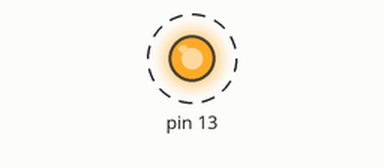
This sketch was run on a simulated Arduino Uno, built with avr-gcc and run on an emulated ATmega328P. On the bench: output pins drawn as LEDs (lit = HIGH). Dashed ring = blinking.

Above: at 0.2 s.
Timing chart, 0 to 3.0 s (numbered marks = the images above):
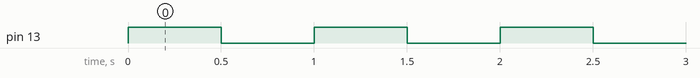

The sketch:

copilot-code.ino
```cpp
#include "LEDController.h"

void setup() {
  initLED(13);  // Initialize pin 13 as output
}

void loop() {
  blinkLED(13, 500);  // Blink LED on pin 13 every 500ms
}
```

LEDController.cpp
```cpp
#include <Arduino.h>
#include "LEDController.h"

void initLED(int pin) {
  pinMode(pin, OUTPUT);
}

void blinkLED(int pin, int delayTime) {
  digitalWrite(pin, HIGH);
  delay(delayTime);
  digitalWrite(pin, LOW);
  delay(delayTime);
}
```

LEDController.h
```cpp
#pragma once

void initLED(int pin);
void blinkLED(int pin, int delayTime);
```

Measured:
- by itself, pin 13: alternates HIGH for 0.50 s and LOW for 0.50 s
